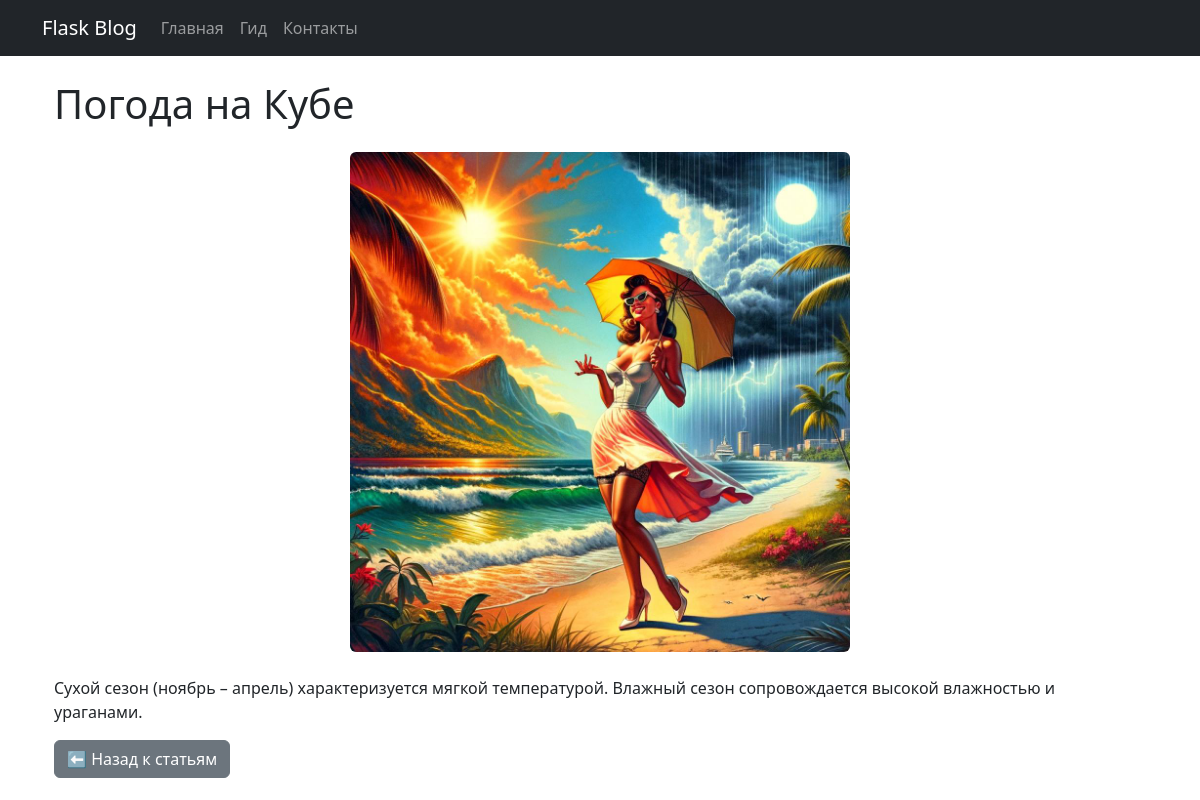
The app's page /article/2 with its own data.
### tables this page shows
CREATE TABLE articles (
    id INTEGER PRIMARY KEY AUTOINCREMENT,
    title TEXT NOT NULL,
    image TEXT NOT NULL,
    content TEXT NOT NULL,
    full_content TEXT NOT NULL
);

### Flask Bootstrap Blog.py (the view)
@app.route("/article/<int:article_id>")
def article(article_id):
    article = get_article(article_id)
    if not article:
        return "Статья не найдена", 404
    return render_template("article.html", article=article)

### Flask Bootstrap Blog.py (called while the page is built)
def get_article(article_id):
    conn = sqlite3.connect("database.db")
    cursor = conn.cursor()
    cursor.execute("SELECT title, image, content, full_content FROM articles WHERE id = ?", (article_id,))
    row = cursor.fetchone()
    conn.close()
    if row:
        return {"title": row[0], "image": row[1], "content": row[2], "full_content": row[3]}
    return None

### templates/article.html (shortened to what this page needs)
{% extends 'base.html' %}
{% block content %}
<div class="container mt-4">
    <h1 class="mb-4">{{ article.title }}</h1>
    <img src="{{ url_for('static', filename='images/' + article.image) }}"
         class="img-fluid rounded my-3 d-block mx-auto"
         style="max-width: 500px; display: block; margin: 0 auto;"
         alt="{{ article.title }}">
<div class="article-content mt-4">
    {{ article.full_content | safe }}
</div>
    <a href="{{ url_for('blog') }}" class="btn btn-secondary mt-3">⬅️ Назад к статьям</a>
</div>
{% endblock %}

### records on screen
articles: title "Погода на Кубе", image (picture), full_content "Сухой сезон (ноябрь – апрель) характеризуется мягкой температурой. Влажный сезон сопровождается высокой влажностью и ураганами."
